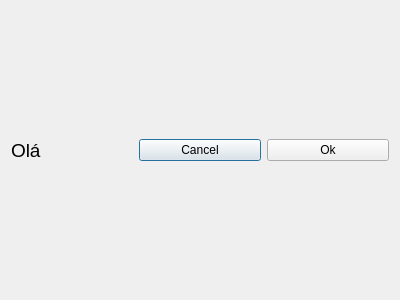
<?xml version="1.0" encoding="UTF-8"?>
<ui version="4.0">
 <class>formImp</class>
 <widget class="QDialog" name="formImp">
  <property name="geometry">
   <rect>
    <x>0</x>
    <y>0</y>
    <width>400</width>
    <height>300</height>
   </rect>
  </property>
  <property name="windowTitle">
   <string>Import CSV</string>
  </property>
  <layout class="QHBoxLayout" name="horizontalLayout">
   <item>
    <widget class="QLabel" name="label">
     <property name="font">
      <font>
       <pointsize>14</pointsize>
      </font>
     </property>
     <property name="text">
      <string>Olá</string>
     </property>
    </widget>
   </item>
   <item>
    <widget class="QPushButton" name="pushButton_cancel">
     <property name="text">
      <string>Cancel</string>
     </property>
    </widget>
   </item>
   <item>
    <widget class="QPushButton" name="pushButton_ok">
     <property name="text">
      <string>Ok</string>
     </property>
    </widget>
   </item>
  </layout>
 </widget>
 <resources/>
 <connections>
  <connection>
   <sender>pushButton_cancel</sender>
   <signal>clicked()</signal>
   <receiver>formImp</receiver>
   <slot>close()</slot>
   <hints>
    <hint type="sourcelabel">
     <x>226</x>
     <y>150</y>
    </hint>
    <hint type="destinationlabel">
     <x>337</x>
     <y>9</y>
    </hint>
   </hints>
  </connection>
 </connections>
</ui>
